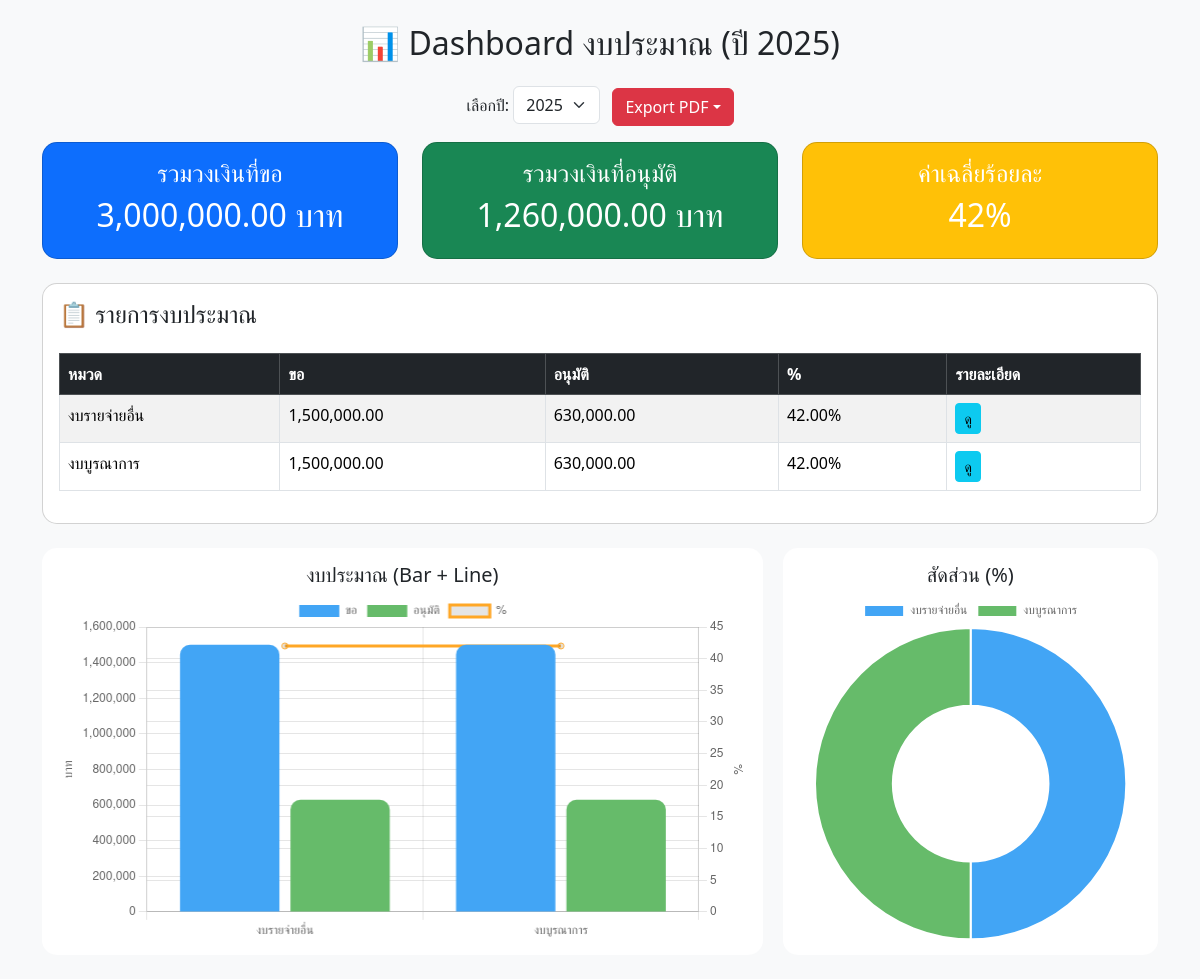
Page /dashboard.php on the committed database.
### tables this page shows
CREATE TABLE `budget_items` (
  `id` int(11) NOT NULL,
  `item_name` varchar(100) NOT NULL,
  `requested_amount` decimal(12,2) NOT NULL,
  `approved_amount` decimal(12,2) NOT NULL,
  `percentage` decimal(5,2) GENERATED ALWAYS AS (`approved_amount` / `requested_amount` * 100) STORED,
  `fiscal_year` int(11) NOT NULL
);

### dashboard.php (the view, shortened to what this page needs)
<?php
$pdo = new PDO("mysql:host=localhost;dbname=budget_dtn;charset=utf8", "root", "");
$pdo->setAttribute(PDO::ATTR_ERRMODE, PDO::ERRMODE_EXCEPTION);
$years = $pdo->query("SELECT DISTINCT fiscal_year FROM budget_items ORDER BY fiscal_year DESC")->fetchAll(PDO::FETCH_COLUMN);
$selectedYear = isset($_GET['year']) ? intval($_GET['year']) : max($years);
$stmt = $pdo->prepare("SELECT * FROM budget_items WHERE fiscal_year = ? ORDER BY id ASC");
$stmt->execute([$selectedYear]);
$items = $stmt->fetchAll(PDO::FETCH_ASSOC);
$itemNames = json_encode(array_column($items, 'item_name'));
$requested = json_encode(array_column($items, 'requested_amount'));
$approved = json_encode(array_column($items, 'approved_amount'));
$percentage = json_encode(array_column($items, 'percentage'));
$totalRequested = array_sum(array_column($items, 'requested_amount'));
$totalApproved = array_sum(array_column($items, 'approved_amount'));
$avgPercent = count($items) ? round(array_sum(array_column($items, 'percentage')) / count($items), 2) : 0;
?>
<!DOCTYPE html>
<html lang="th">
<head>
    <link href="https://cdn.jsdelivr.net/npm/bootstrap@5.3.3/dist/css/bootstrap.min.css" rel="stylesheet">
</head>
<body>
<div class="container my-4">
    <h2 class="text-center mb-4">📊 Dashboard งบประมาณ (ปี <?php echo $selectedYear; ?>)</h2>
   <form method="GET" class="mb-3 text-center">
    <label for="year">เลือกปี:</label>
    <select name="year" onchange="this.form.submit()" class="form-select w-auto d-inline-block">
        <?php foreach($years as $year): ?>
            <option value="<?php echo $year; ?>" <?php echo ($year == $selectedYear) ? 'selected' : ''; ?>>
                <?php echo $year; ?>
            </option>
        <?php endforeach; ?>
    </select>
    <div class="btn-group ms-2">
        <button type="button" class="btn btn-danger dropdown-toggle" data-bs-toggle="dropdown">Export PDF</button>
    </div>
</form>
    <div class="row text-center mb-4">
        <div class="col-md-4"><div class="card p-3 bg-primary text-white"><h4>รวมวงเงินที่ขอ</h4><h2><?php echo number_format($totalRequested, 2); ?> บาท</h2></div></div>
        <div class="col-md-4"><div class="card p-3 bg-success text-white"><h4>รวมวงเงินที่อนุมัติ</h4><h2><?php echo number_format($totalApproved, 2); ?> บาท</h2></div></div>
        <div class="col-md-4"><div class="card p-3 bg-warning text-white"><h4>ค่าเฉลี่ยร้อยละ</h4><h2><?php echo $avgPercent; ?>%</h2></div></div>
    </div>
    <div class="card p-3 mb-4">
        <h4>📋 รายการงบประมาณ</h4>
        <table class="table table-bordered table-striped mt-3">
            <thead class="table-dark"><tr><th>หมวด</th><th>ขอ</th><th>อนุมัติ</th><th>%</th><th>รายละเอียด</th></tr></thead>
            <tbody>
            <?php foreach($items as $row): ?>
                <tr>
                    <td><?php echo htmlspecialchars($row['item_name']); ?></td>
                    <td><?php echo number_format($row['requested_amount'], 2); ?></td>
                    <td><?php echo number_format($row['approved_amount'], 2); ?></td>
                    <td><?php echo $row['percentage']; ?>%</td>
                    <td><button class="btn btn-info btn-sm" onclick="loadDetail(<?php echo $row['id']; ?>)">ดู</button></td>
                </tr>
            <?php endforeach; ?>
            </tbody>
        </table>
    </div>
    <div class="chart-container">
        <div class="chart-box" style="flex: 2;">
            <h5 class="text-center">งบประมาณ (Bar + Line)</h5>
            <canvas id="budgetChart"></canvas>
        </div>
        <div class="chart-box" style="flex: 1;">
            <h5 class="text-center">สัดส่วน (%)</h5>
            <canvas id="pieChart"></canvas>
        </div>
    </div>
</div>
<script>
const labels = <?php echo $itemNames; ?>;
const requested = <?php echo $requested; ?>;
const approved = <?php echo $approved; ?>;
const percentage = <?php echo $percentage; ?>;
// ✅ Bar + Line Chart
new Chart(document.getElementById('budgetChart'), {
    type: 'bar',
    data: {
        labels: labels,
        datasets: [
            { label: 'ขอ', data: requested, backgroundColor: '#42A5F5', borderRadius: 10 },
            { label: 'อนุมัติ', data: approved, backgroundColor: '#66BB6A', borderRadius: 10 },
            { label: '%', data: percentage, type: 'line', borderColor: '#FFA726', yAxisID: 'y1' }
        ]
    },
    options: {
        responsive: true,
        scales: {
            y: { beginAtZero: true, title: { display: true, text: 'บาท' } },
            y1: { beginAtZero: true, position: 'right', title: { display: true, text: '%' } }
        }
    }
});
// ✅ Pie Chart
new Chart(document.getElementById('pieChart'), {
    type: 'doughnut',
    data: {
        labels: labels,
        datasets: [{ data: percentage, backgroundColor: ['#42A5F5','#66BB6A','#FFA726','#AB47BC','#26C6DA'] }]
    }
});
// ✅ โหลดรายละเอียดผ่าน AJAX
function loadDetail(itemId){
    fetch('load_detail.php?id='+itemId)
        .then(res => res.text())
        .then(html => {
            document.getElementById('detailContent').innerHTML = html;
            new bootstrap.Modal(document.getElementById('detailModal')).show();
        });
}
</script>
</body>
</html>

### dashboard.php (style rules this page uses)
body { background: #f8f9fa; }
.card { border-radius: 15px; }
.chart-container { display: flex; gap: 20px; flex-wrap: wrap; margin-top: 20px; }
.chart-box { background: #fff; padding: 15px; border-radius: 15px; flex: 1; }

### rows in the picture
budget_items: item_name "งบรายจ่ายอื่น", requested_amount "1,500,000.00", approved_amount "630,000.00", percentage "42.00"
budget_items: item_name "งบบูรณาการ", requested_amount "1,500,000.00", approved_amount "630,000.00", percentage "42.00"

### other values in the picture
$selectedYear "2025"
$totalRequested "3,000,000.00"
$totalApproved "1,260,000.00"
$avgPercent "42"
form field year "2025"
chart data {{ $requested }} ["1500000.00","1500000.00"]
chart data {{ $approved }} ["630000.00","630000.00"]
chart data {{ $percentage }} ["42.00","42.00"]
